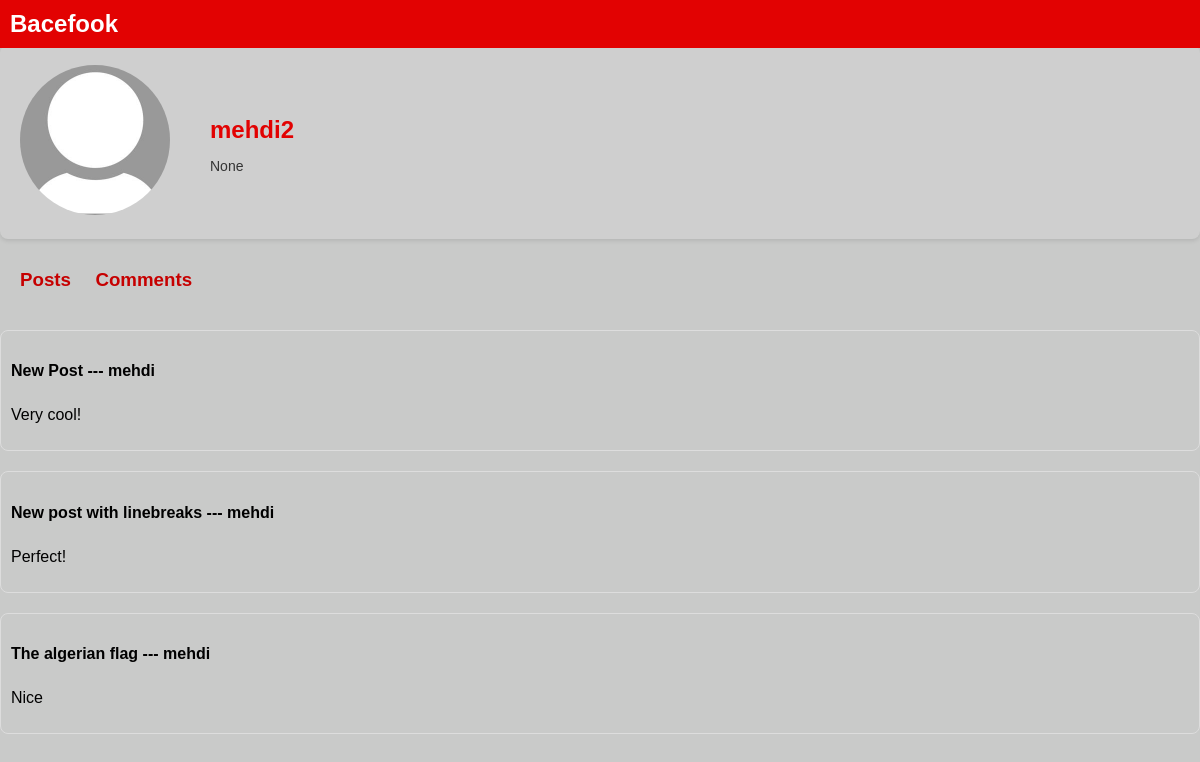
Before: /profile/comments/mehdi2 with the older database file.
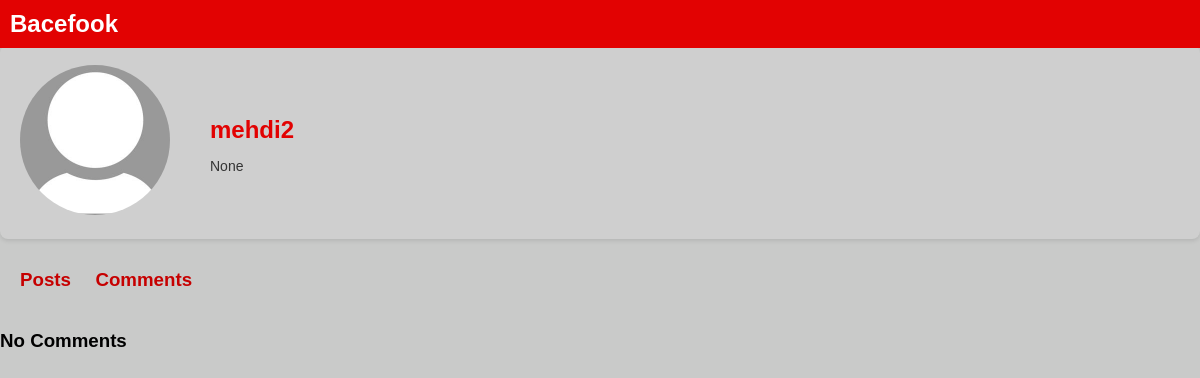
After: the same page with the newer database file.
### users/models.py (models this page shows, shortened)
class Profile(models.Model):
    user = models.OneToOneField(User , on_delete=models.CASCADE , related_name='profile')
    bio = models.CharField(max_length=850 , null=True , blank=True)
    pfp = models.ImageField(upload_to='profile-pictures' , default ='default.jpg' )

### blog/models.py (models this page shows, shortened)
class Comment(models.Model):
    related_post = models.ForeignKey(Post, on_delete=models.CASCADE , related_name='comments')
    author = models.ForeignKey(User, on_delete=models.CASCADE , related_name='comments')
    comment = models.CharField(max_length=5500)

class Post(models.Model):
    author = models.ForeignKey(User , on_delete=models.CASCADE , related_name='posts')
    title = models.CharField(max_length=80)
    content = models.CharField(max_length=3000 )
    image = models.ImageField(upload_to='posts-images' , blank=True , null=True)
    date_posted = models.DateTimeField(auto_now_add=True)
    liked_by = models.ManyToManyField(User, related_name='likes' , blank=True )

### users/views.py (the view)
# urls.py: path('profile/comments/<str:user_name>' , profileC , name='profile-C'),
def profileC(request , user_name):
    _user = User.objects.get(username=user_name)
    profile = Profile.objects.get(user=_user)
    user_comments = _user.comments.all()
    return render(request , 'users/profileC.html' , {'profile':profile , 'user_comments':user_comments})

### users/templates/users/profileC.html (shortened to what this page needs)
{% extends 'blog/base.html' %}
{% block content %}
<div class="profile-container">
    <div class="profile-picture">
        <img src="{{profile.pfp.url}}" alt="Profile Picture">
    </div>
    <div class="profile-details">
        <h2 class="username">{{profile.user.username}}</h2>
        <p class="bio">{{profile.bio}}</p>
    </div>
</div>
<a href="{% url 'profile' profile.user.username %}" class="post-link"><h3 class="profile-content-h3">Posts</h3></a>
<a href="{% url 'profile-C' profile.user.username %}" class="post-link"><h3 class="profile-content-h3">Comments</h3></a>
{% for comment in user_comments %}
<div class="profile-user-posts">
    <a href="{% url 'post' comment.related_post.id %}" class="post-link">
    <div class="profile-post">
        <div class="profile-post-content">
            <div class="profile-post-user-info">
                <h4>{{comment.related_post.title }} --- {{comment.related_post.author}}</h4>
            </div>
            <p class="profile-post-text">{{comment.comment}}</p>
        </div>
    </div>
    </a>
</div>
{% empty %}
<div class="profile-user-posts">
    <h3>No Comments</h3>
</div>
{% endfor %}
{% endblock %}

Changed rows visible on the page:
no longer on this page (row edited): Comment: related_post "New Post", related_post.author "mehdi", comment "Very cool!"
removed Comment: related_post "New post with linebreaks", related_post.author "mehdi", comment "Perfect!"
removed Comment: related_post "The algerian flag", related_post.author "mehdi", comment "Nice"
Other visible differences:
text now shown: "No Comments"
